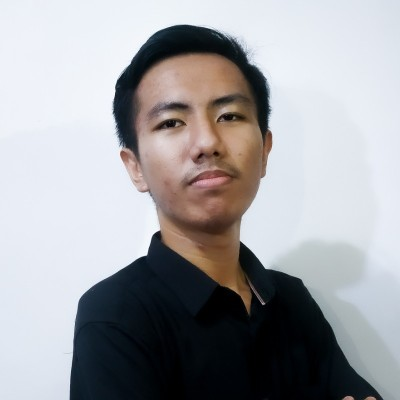
#> input picture rapip.jpg, 400 x 400 px
$ python main.py
#> lines starting #> are read from the running program, lines starting #| are printed output that depends on the picture
import cv2

img = cv2.imread('rapip.jpg')
#> img is the input picture: shape (400, 400, 3); mean B, G, R 164.4, 160.9, 160.7
img_gray = cv2.cvtColor(img, cv2.COLOR_BGR2GRAY)
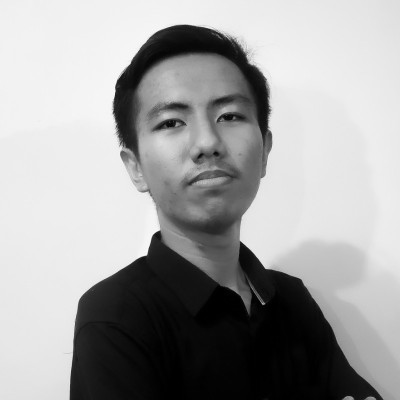
#> img_gray: shape (400, 400); min 0, max 254, mean 161.2
img_resized = cv2.resize(img,(200,200))


img_crop = img_resized[0:300,0:600]

cv2.line(img,(0,0),(400,400),(0,0,255),5) #BGR

cv2.line(img,(0,400),(400,0),(0,0,255),5) #BGR

cv2.circle(img,(200,130),100,(0,0,255),-1)
cv2.putText(img,'#ganyangrapip',(60,370),cv2.FONT_HERSHEY_COMPLEX,1,(0,0,255),3)
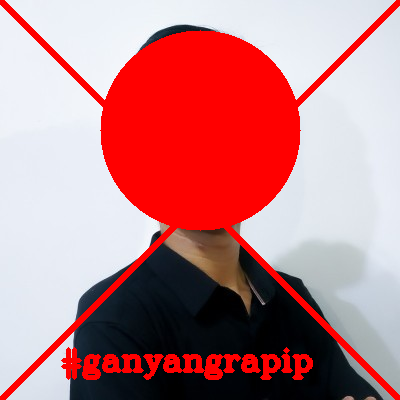
#> img: shape (400, 400, 3); mean B, G, R 134.3, 129.8, 190.6

cv2.imshow('frame 1', img)
# cv2.imshow('frame 2', img_gray)
# cv2.imshow('frame 3', img_resized)
# cv2.imshow('frame 4', img_crop)
cv2.imwrite('rapip_edited.jpg',img)
cv2.waitKey(0)
cv2.destroyAllWindows()

$ run again, with images.jpg copied over rapip.jpg
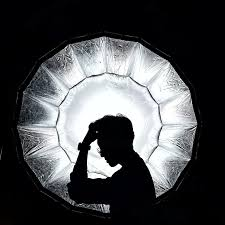
#> input picture images.jpg, 225 x 225 px
#> img is the input picture: shape (225, 225, 3); mean B, G, R 75.9, 73.7, 72.2
#> `img_resized = cv2.resize(img,(200,200))`:
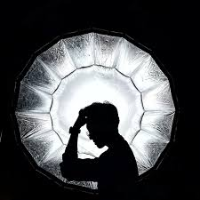
#> img_resized: shape (200, 200, 3); mean B, G, R 75.8, 73.6, 72.2
#> `cv2.circle(img,(200,130),100,(0,0,255),-1)`:
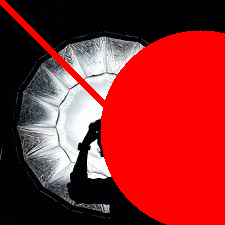
#> img: shape (225, 225, 3); mean B, G, R 38.8, 37.5, 143.7

$ run again, with plat_hitam.jpg copied over rapip.jpg
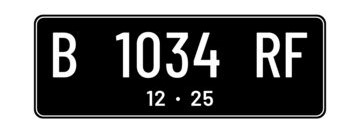
#> input picture plat_hitam.jpg, 360 x 131 px
#> img is the input picture: shape (131, 360, 3); min 0, max 255, mean 117.3
#> `img_resized = cv2.resize(img,(200,200))`:
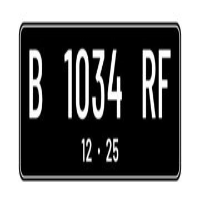
#> img_resized: shape (200, 200, 3); min 0, max 255, mean 117.3
#> `cv2.circle(img,(200,130),100,(0,0,255),-1)`:
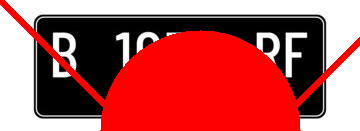
#> img: shape (131, 360, 3); mean B, G, R 87.7, 87.7, 181.3
